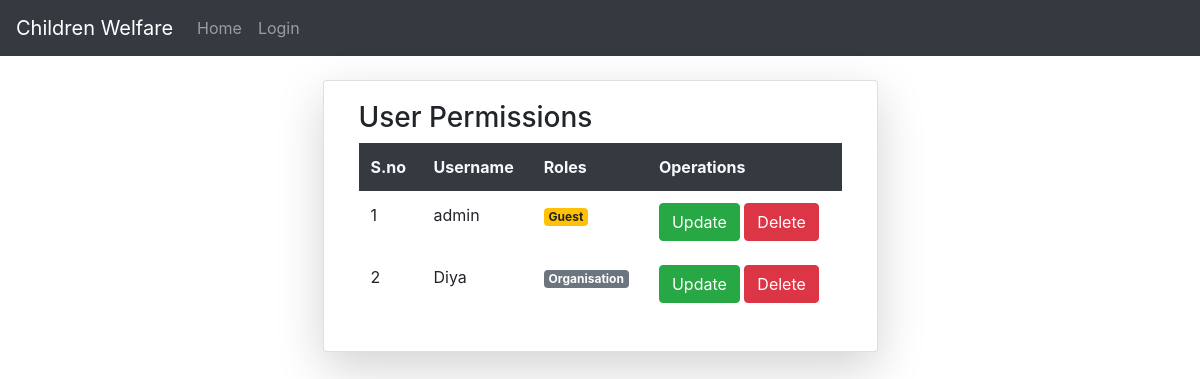
Page /per/ on the earlier database version.
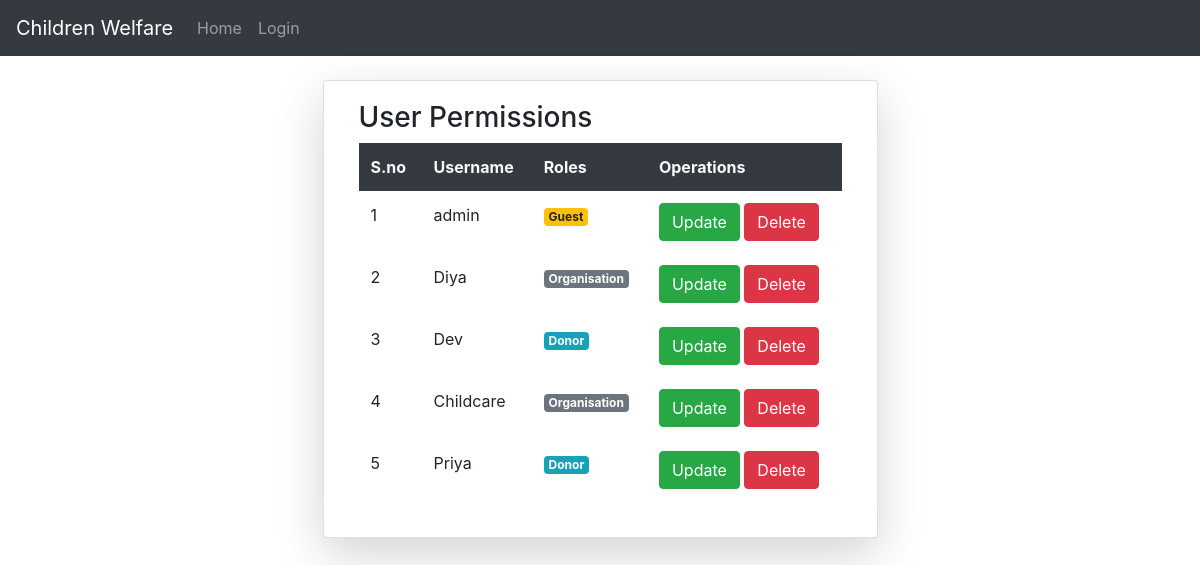
Same page on the later database version.
### App/models.py (models this page shows)
class User(AbstractUser):
	li_no= models.ImageField(upload_to='UserCheck/')
	dob=models.DateField(null=True)
	ph_no=models.CharField(max_length=20)
	pan_no=models.CharField(max_length=20)
	address=models.CharField(max_length=100)
	postal_code=models.CharField(max_length=10)
	city=models.CharField(max_length=10)
	state=models.CharField(max_length=10,default='Andra Pradesh')
	country=models.CharField(max_length=10,default='India')
	p=[(1,'Donor'),(2,'Organisation'),(3,'Guest')]
	role=models.IntegerField(choices=p,default=3)

### App/views.py (the view)
# urls.py: path('per/',views.perm,name="per"),
def perm(request):
	ty=User.objects.all()
	return render(request,'html/perm.html',{'q':ty})

### App/templates/html/perm.html (shortened to what this page needs)
{% extends 'html/base.html' %}
{% block content %}
<div class="container mt-4">
	<div class="card col-md-6 mx-auto shadow-lg">
		<div class="card-body">
				<h3>User Permissions</h3>
				<table class="table table-borderless">
					<tr class="bg-dark text-light">
						<th>S.no</th>
						<th>Username</th>
						<th>Roles</th>
						<th>Operations</th>
					</tr>
					{% for j in q %}
					<tr>
						<td>{{forloop.counter}}</td>
						<td>{{j.username}}</td>
						<td>
							{% if j.role == 3 %}
							<span class="badge badge-pills badge-warning">Guest</span>
							{% elif j.role == 2 %}
							<span class="badge badge-pills badge-secondary">Organisation</span>
							{% elif j.role == 1 %}
							<span class="badge badge-pills badge-info">Donor</span>
                            {% else %}
							<span class="badge badge-pills badge-success">Admin</span>
							{% endif %}
						</td>
						<td colspan="3">
							<a href="{% url 'gp' j.id %}" class="btn btn-success">Update</a>
							<a href="{% url 'udele' j.id %}" class="btn btn-danger">Delete</a><br>
						</td>
					</tr>
					{% endfor %}
				</table>
		</div>
	</div>
</div>
{% endblock %}

Differences in the rows shown:
added User: username "Dev", role "Donor"
added User: username "Childcare", role "Organisation"
added User: username "Priya", role "Donor"
